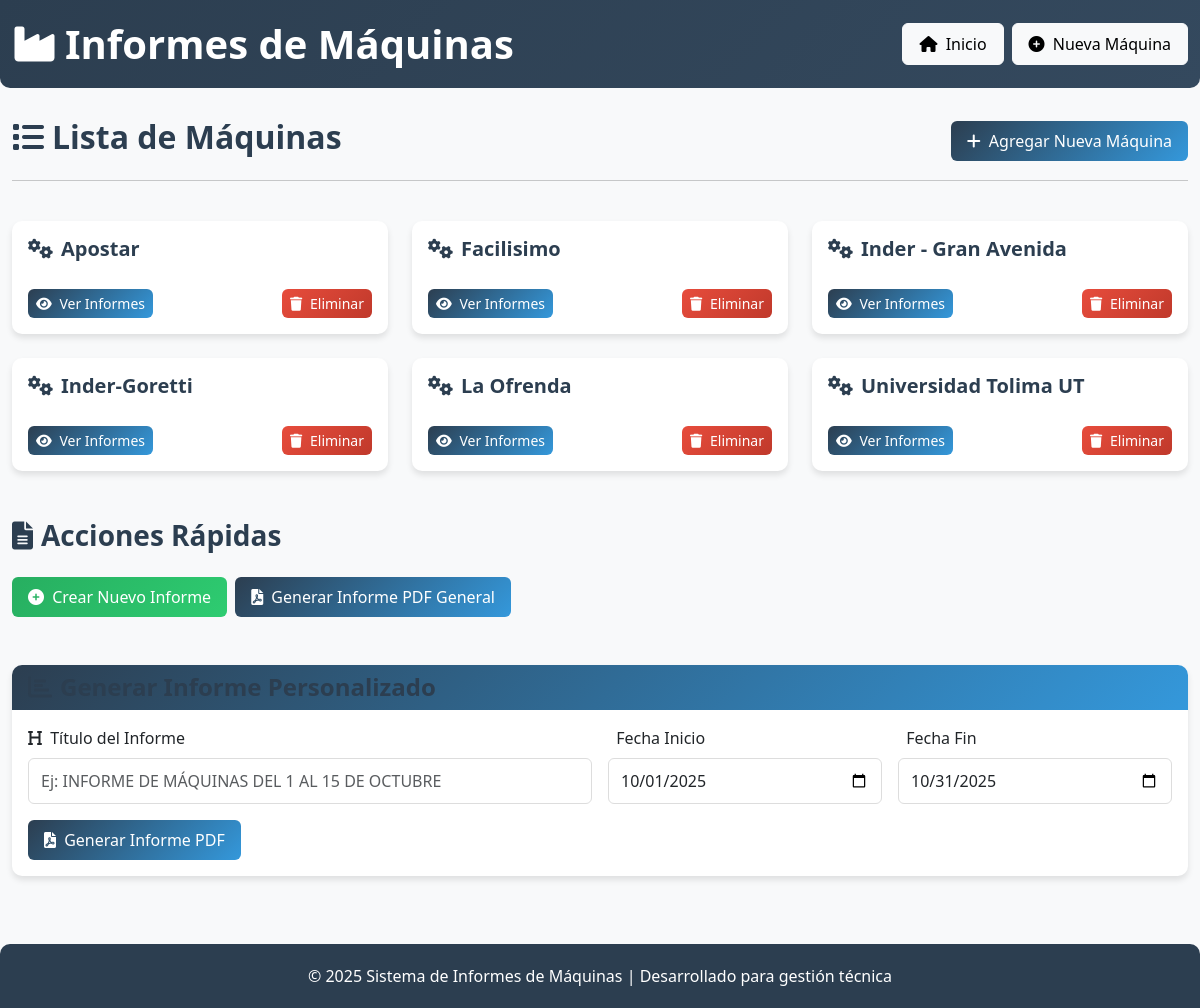
Before: / with the older database file.
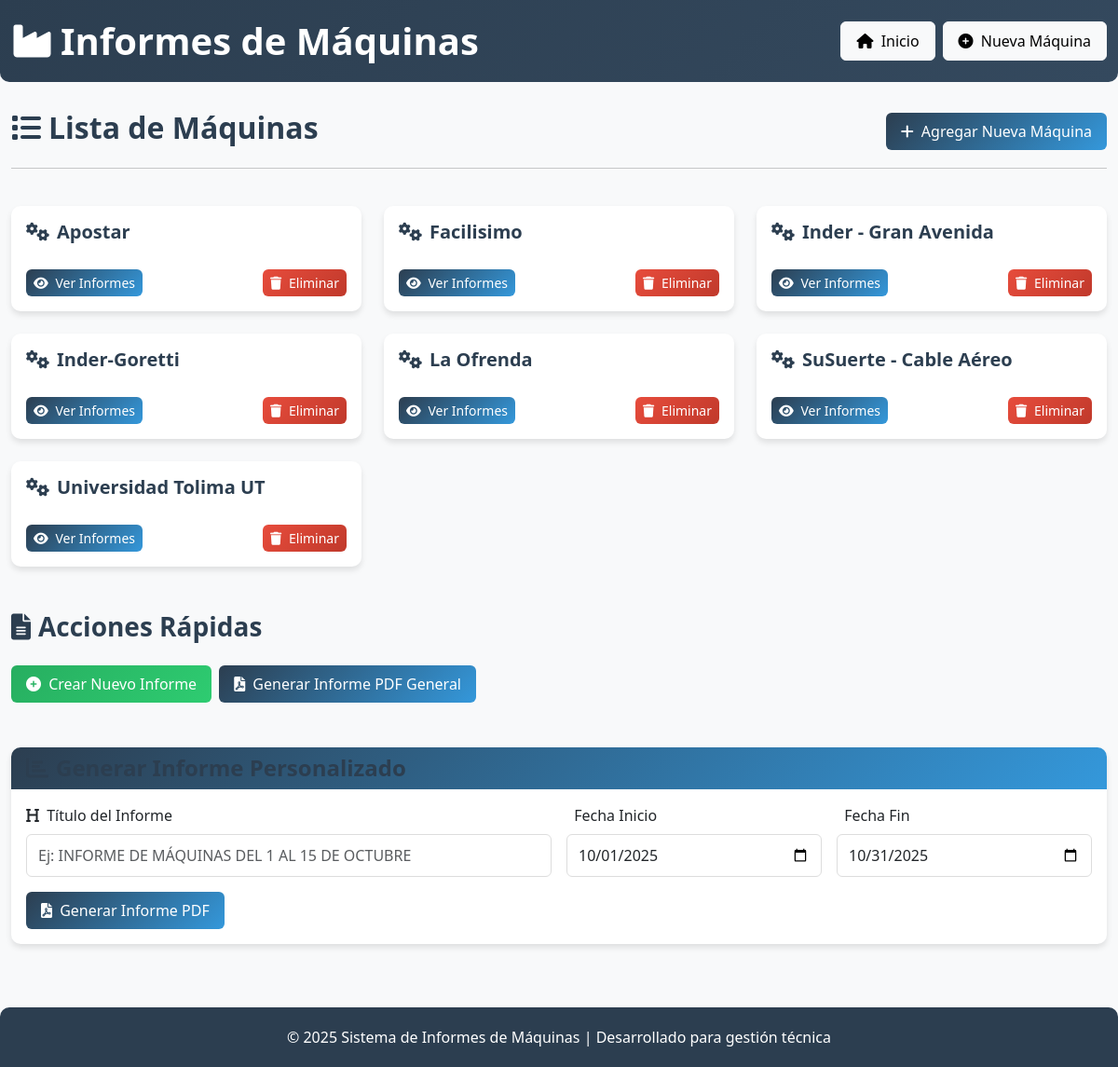
After: the same page with the newer database file.
### tables this page shows
CREATE TABLE maquinas
                     (id INTEGER PRIMARY KEY AUTOINCREMENT,
                      nombre TEXT UNIQUE NOT NULL);

### app.py (the view)
@app.route('/')
def index():
    maquinas = get_maquinas()
    return render_template('index.html', maquinas=maquinas)

### app.py (called while the page is built)
def get_maquinas():
    try:
        conn = sqlite3.connect(app.config['DATABASE'])
        c = conn.cursor()
        c.execute("SELECT id, nombre FROM maquinas ORDER BY nombre")
        maquinas = [{'id': row[0], 'nombre': row[1]} for row in c.fetchall()]
        conn.close()
        return maquinas
    except sqlite3.OperationalError as e:
        print(f"Error obteniendo máquinas: {e}")
        crear_tablas_iniciales()
        try:
            conn = sqlite3.connect(app.config['DATABASE'])
            c = conn.cursor()
            c.execute("SELECT id, nombre FROM maquinas ORDER BY nombre")
            maquinas = [{'id': row[0], 'nombre': row[1]} for row in c.fetchall()]
            conn.close()
            return maquinas
        except:
            return []

### templates/index.html (shortened to what this page needs)
{% extends "base.html" %}
{% block content %}
<div class="row mb-4">
    <div class="col-12">
        <div class="d-flex justify-content-between align-items-center">
            <h2><i class="fas fa-list me-2"></i>Lista de Máquinas</h2>
            <a href="{{ url_for('nueva_maquina') }}" class="btn btn-primary">
                <i class="fas fa-plus me-1"></i> Agregar Nueva Máquina
            </a>
        </div>
        <hr>
    </div>
</div>
{% if maquinas %}
<div class="row">
    {% for maquina in maquinas %}
    <div class="col-md-4 mb-4">
        <div class="card machine-card h-100">
            <div class="card-body d-flex flex-column">
                <h5 class="card-title"><i class="fas fa-cogs me-2"></i>{{ maquina.nombre }}</h5>
                <div class="mt-auto d-flex justify-content-between">
                    <a href="{{ url_for('ver_maquina', nombre_maquina=maquina.nombre) }}" class="btn btn-primary btn-sm">
                        <i class="fas fa-eye me-1"></i> Ver Informes
                    </a>
                    <form method="POST" action="{{ url_for('eliminar_maquina', nombre_maquina=maquina.nombre) }}" class="d-inline" onsubmit="return confirm('¿Está seguro que desea eliminar esta máquina y todos sus informes?')">
                        <button type="submit" class="btn btn-danger btn-sm">
                            <i class="fas fa-trash me-1"></i> Eliminar
                        </button>
                    </form>
                </div>
            </div>
        </div>
    </div>
    {% endfor %}
</div>
{% else %}
<div class="alert alert-info">
        <h4><i class="fas fa-info-circle me-2"></i>No hay máquinas registradas</h4>
        <p>Haga clic en "Agregar Nueva Máquina" para comenzar.</p>
    </div>
{% endif %}
<div class="row mt-4">
    <div class="col-12">
        <div class="d-flex justify-content-between align-items-center mb-3">
            <h3><i class="fas fa-file-alt me-2"></i>Acciones Rápidas</h3>
        </div>
        <div class="d-flex flex-wrap gap-2">
            <a href="{{ url_for('nuevo_informe') }}" class="btn btn-success">
                <i class="fas fa-plus-circle me-1"></i> Crear Nuevo Informe
            </a>
            <a href="{{ url_for('generar_informe_pdf') }}" class="btn btn-primary" target="_blank">
                <i class="fas fa-file-pdf me-1"></i> Generar Informe PDF General
            </a>
        </div>
    </div>
</div>
<div class="row mt-5">
    <div class="col-12">
        <div class="card">
            <div class="card-header">
                <h4 class="mb-0"><i class="fas fa-chart-bar me-2"></i>Generar Informe Personalizado</h4>
            </div>
            <div class="card-body">
                <form method="POST" action="{{ url_for('generar_informe_personalizado') }}" class="row g-3">
                    <div class="col-md-6">
                        <label for="titulo" class="form-label"><i class="fas fa-heading me-1"></i> Título del Informe</label>
                        <input type="text" class="form-control" id="titulo" name="titulo"
                               placeholder="Ej: INFORME DE MÁQUINAS DEL 1 AL 15 DE OCTUBRE" required>
                    </div>
                    <div class="col-md-3">
                        <label for="fecha_inicio" class="form-label"> Fecha Inicio</label>
                        <input type="date" class="form-control" id="fecha_inicio" name="fecha_inicio" required>
                    </div>
                    <div class="col-md-3">
                        <label for="fecha_fin" class="form-label"> Fecha Fin</label>
                        <input type="date" class="form-control" id="fecha_fin" name="fecha_fin" required>
                    </div>
                    <div class="col-12">
                        <button type="submit" class="btn btn-primary">
                            <i class="fas fa-file-pdf me-1"></i> Generar Informe PDF
                        </button>
                    </div>
                </form>
            </div>
        </div>
    </div>
</div>
{% endblock %}

### templates/base.html (shortened to what this page needs)
<!DOCTYPE html>
<html lang="es">
<head>
    <link href="https://cdn.jsdelivr.net/npm/bootstrap@5.3.0/dist/css/bootstrap.min.css" rel="stylesheet">
    <link href="https://cdnjs.cloudflare.com/ajax/libs/font-awesome/6.0.0/css/all.min.css" rel="stylesheet">
    <link href="{{ url_for('static', filename='styles.css') }}" rel="stylesheet">
</head>
<body>
    <header class="page-header">
        <div class="container">
            <div class="d-flex justify-content-between align-items-center">
                <h1><i class="fas fa-industry me-2"></i>Informes de Máquinas</h1>
                <div class="d-flex">
                    <a href="{{ url_for('index') }}" class="btn btn-light me-2"><i class="fas fa-home me-1"></i> Inicio</a>
                    <a href="{{ url_for('nueva_maquina') }}" class="btn btn-light"><i class="fas fa-plus-circle me-1"></i> Nueva Máquina</a>
                </div>
            </div>
        </div>
    </header>
    <div class="container">
        {% block content %}{% endblock %}
    </div>
    <footer class="mt-5">
        <div class="container text-center">
            <p class="mb-0">&copy; 2025 Sistema de Informes de Máquinas | Desarrollado para gestión técnica</p>
        </div>
    </footer>
</body>
</html>

### static/styles.css (style rules this page uses)
:root { --primary-color: #2c3e50; --secondary-color: #3498db; --accent-color: #e74c3c; --light-color: #ecf0f1; --dark-color: #34495e; --success-color: #27ae60; --warning-color: #f39c12; --danger-color: #e74c3c; --font-main: 'Segoe UI', Tahoma, Geneva, Verdana, sans-serif; }
body { font-family: var(--font-main); background-color: #f8f9fa; color: #333; }
.card { border: none; border-radius: 10px; box-shadow: 0 4px 6px rgba(0,0,0,0.1); transition: transform 0.3s ease, box-shadow 0.3s ease; margin-bottom: 20px; }
.card-header { background: linear-gradient(135deg, var(--primary-color), var(--secondary-color)); color: white; border-radius: 10px 10px 0 0 !important; font-weight: 600; border: none; }
.btn { border-radius: 6px; font-weight: 500; padding: 8px 16px; transition: all 0.3s ease; }
.btn-primary { background: linear-gradient(135deg, var(--primary-color), var(--secondary-color)); border: none; }
.btn-success { background: linear-gradient(135deg, var(--success-color), #2ecc71); border: none; }
.btn-danger { background: linear-gradient(135deg, var(--danger-color), #c0392b); border: none; }
.machine-card { height: 100%; }
.machine-card .card-title { color: var(--primary-color); font-weight: 600; }
.form-control, .form-select { border-radius: 6px; border: 1px solid #ddd; padding: 10px 12px; transition: border-color 0.3s ease, box-shadow 0.3s ease; }
h1, h2, h3, h4, h5, h6 { color: var(--primary-color); font-weight: 600; }
.page-header { background: linear-gradient(135deg, var(--primary-color), var(--dark-color)); color: white; padding: 20px 0; margin-bottom: 30px; border-radius: 0 0 10px 10px; }
.page-header h1 { color: white; font-weight: 600; margin: 0; }
footer { background: var(--primary-color); color: white; padding: 20px 0; margin-top: 40px; border-radius: 10px 10px 0 0; }
.btn-sm { padding: 4px 8px; font-size: 0.875rem; }
.container { max-width: 1200px; }

Changed rows visible on the page:
added maquinas: nombre "SuSuerte - Cable Aéreo"
